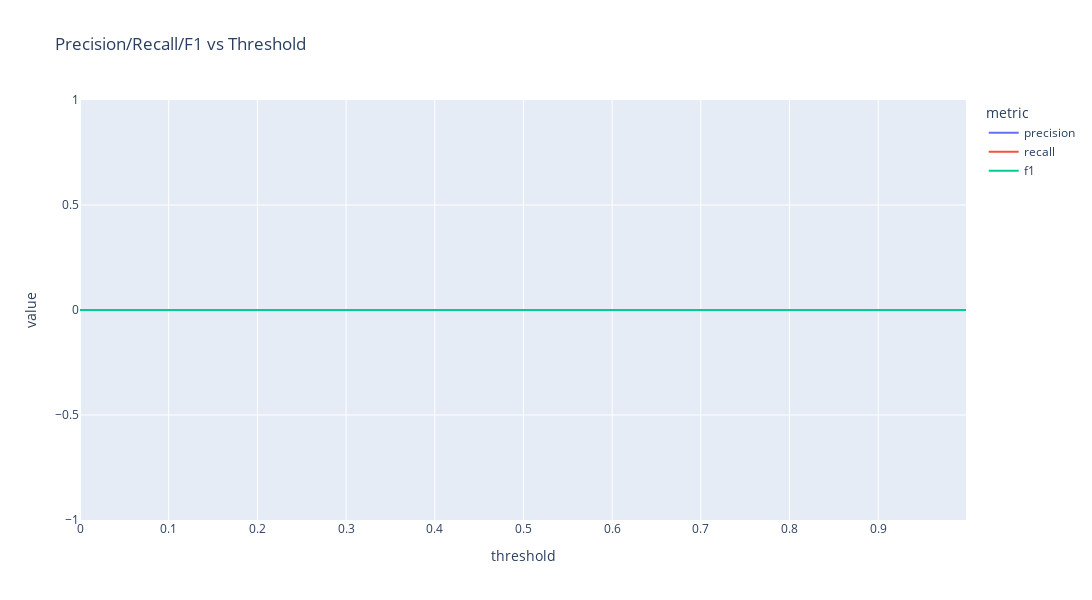

The cell this chart's notebook holds for it:
### Code cell
# Load a user-labelled CSV and run accuracy analysis (custom, no Splink table APIs)
# Expected columns in labels: unique_id_l, unique_id_r, match (1/0)

labels_csv_path = "labels_filled.csv"  # change if needed
if os.path.exists(labels_csv_path):
    labels_df = pd.read_csv(labels_csv_path)
    missing = {"unique_id_l", "unique_id_r", "match"} - set(labels_df.columns)
    if missing:
        raise ValueError(f"Labels file missing columns: {missing}")

    # Ensure dtypes
    labels_df["unique_id_l"] = labels_df["unique_id_l"].astype(str)
    labels_df["unique_id_r"] = labels_df["unique_id_r"].astype(str)
    labels_df["match"] = pd.to_numeric(labels_df["match"], errors="coerce").fillna(0).astype(int)

    # Ensure predictions in memory
    if 'df_preds' not in globals() or df_preds is None or df_preds.empty:
        if os.path.exists("splink_predictions.csv"):
            df_preds = pd.read_csv("splink_predictions.csv")
        else:
            raise FileNotFoundError("splink_predictions.csv not found. Run predictions first.")

    # Merge labels with predictions on pair ids
    preds_pairs = df_preds[["unique_id_l", "unique_id_r", "match_probability"]].copy()
    preds_pairs["unique_id_l"] = preds_pairs["unique_id_l"].astype(str)
    preds_pairs["unique_id_r"] = preds_pairs["unique_id_r"].astype(str)

    data = labels_df.merge(preds_pairs, on=["unique_id_l", "unique_id_r"], how="left")
    data["match_probability"] = data["match_probability"].fillna(0.0)

    # Compute precision/recall/F1 across thresholds
    thresholds = np.linspace(0.0, 0.999, 50)
    rows = []
    for t in thresholds:
        pred = (data["match_probability"] >= t).astype(int)
        tp = int(((pred == 1) & (data["match"] == 1)).sum())
        fp = int(((pred == 1) & (data["match"] == 0)).sum())
        fn = int(((pred == 0) & (data["match"] == 1)).sum())
        precision = tp / (tp + fp) if (tp + fp) > 0 else 0.0
        recall = tp / (tp + fn) if (tp + fn) > 0 else 0.0
        f1 = (2 * precision * recall / (precision + recall)) if (precision + recall) > 0 else 0.0
        rows.append({"threshold": t, "tp": tp, "fp": fp, "fn": fn, "precision": precision, "recall": recall, "f1": f1})

    acc_df = pd.DataFrame(rows)
    best = acc_df.sort_values("f1", ascending=False).head(1)
    print("Best threshold by F1:")
    display(best)

    # Melt for chart
    chart_df = acc_df.melt(id_vars=["threshold"], value_vars=["precision", "recall", "f1"], var_name="metric", value_name="value")
    fig = px.line(chart_df, x="threshold", y="value", color="metric", title="Precision/Recall/F1 vs Threshold")
    try:
        fig.update_layout(width=1200, height=600)
    except Exception:
        pass
    display(fig)
else:
    print("No labels file found. Fill 'labels_template.csv' and save as 'labels_filled.csv' to run accuracy analysis.")

### Figure 1 — Plotly figure (JSON) as saved in the notebook; plotly's stock layout.template omitted (floating-point values rounded to 4 significant figures)
{"data": [{"hovertemplate": "metric=precision<br>threshold=%{x}<br>value=%{y}<extra></extra>", "legendgroup": "precision", "line": {"color": "#636efa", "dash": "solid"}, "marker": {"symbol": "circle"}, "mode": "lines", "name": "precision", "orientation": "v", "showlegend": true, "type": "scatter", "x": [0.0, 0.02039, 0.04078, 0.06116, 0.08155, 0.1019, 0.1223, 0.1427, 0.1631, 0.1835, 0.2039, 0.2243, 0.2447, 0.265, 0.2854, 0.3058, 0.3262, 0.3466, 0.367, 0.3874, 0.4078, 0.4281, 0.4485, 0.4689, 0.4893, 0.5097, 0.5301, 0.5505, 0.5709, 0.5912, 0.6116, 0.632, 0.6524, 0.6728, 0.6932, 0.7136, 0.734, 0.7543, 0.7747, 0.7951, 0.8155, 0.8359, 0.8563, 0.8767, 0.8971, 0.9174, 0.9378, 0.9582, 0.9786, 0.999], "xaxis": "x", "y": [0.0, 0.0, 0.0, 0.0, 0.0, 0.0, 0.0, 0.0, 0.0, 0.0, 0.0, 0.0, 0.0, 0.0, 0.0, 0.0, 0.0, 0.0, 0.0, 0.0, 0.0, 0.0, 0.0, 0.0, 0.0, 0.0, 0.0, 0.0, 0.0, 0.0, 0.0, 0.0, 0.0, 0.0, 0.0, 0.0, 0.0, 0.0, 0.0, 0.0, 0.0, 0.0, 0.0, 0.0, 0.0, 0.0, 0.0, 0.0, 0.0, 0.0], "yaxis": "y"}, {"hovertemplate": "metric=recall<br>threshold=%{x}<br>value=%{y}<extra></extra>", "legendgroup": "recall", "line": {"color": "#EF553B", "dash": "solid"}, "marker": {"symbol": "circle"}, "mode": "lines", "name": "recall", "orientation": "v", "showlegend": true, "type": "scatter", "x": [0.0, 0.02039, 0.04078, 0.06116, 0.08155, 0.1019, 0.1223, 0.1427, 0.1631, 0.1835, 0.2039, 0.2243, 0.2447, 0.265, 0.2854, 0.3058, 0.3262, 0.3466, 0.367, 0.3874, 0.4078, 0.4281, 0.4485, 0.4689, 0.4893, 0.5097, 0.5301, 0.5505, 0.5709, 0.5912, 0.6116, 0.632, 0.6524, 0.6728, 0.6932, 0.7136, 0.734, 0.7543, 0.7747, 0.7951, 0.8155, 0.8359, 0.8563, 0.8767, 0.8971, 0.9174, 0.9378, 0.9582, 0.9786, 0.999], "xaxis": "x", "y": [0.0, 0.0, 0.0, 0.0, 0.0, 0.0, 0.0, 0.0, 0.0, 0.0, 0.0, 0.0, 0.0, 0.0, 0.0, 0.0, 0.0, 0.0, 0.0, 0.0, 0.0, 0.0, 0.0, 0.0, 0.0, 0.0, 0.0, 0.0, 0.0, 0.0, 0.0, 0.0, 0.0, 0.0, 0.0, 0.0, 0.0, 0.0, 0.0, 0.0, 0.0, 0.0, 0.0, 0.0, 0.0, 0.0, 0.0, 0.0, 0.0, 0.0], "yaxis": "y"}, {"hovertemplate": "metric=f1<br>threshold=%{x}<br>value=%{y}<extra></extra>", "legendgroup": "f1", "line": {"color": "#00cc96", "dash": "solid"}, "marker": {"symbol": "circle"}, "mode": "lines", "name": "f1", "orientation": "v", "showlegend": true, "type": "scatter", "x": [0.0, 0.02039, 0.04078, 0.06116, 0.08155, 0.1019, 0.1223, 0.1427, 0.1631, 0.1835, 0.2039, 0.2243, 0.2447, 0.265, 0.2854, 0.3058, 0.3262, 0.3466, 0.367, 0.3874, 0.4078, 0.4281, 0.4485, 0.4689, 0.4893, 0.5097, 0.5301, 0.5505, 0.5709, 0.5912, 0.6116, 0.632, 0.6524, 0.6728, 0.6932, 0.7136, 0.734, 0.7543, 0.7747, 0.7951, 0.8155, 0.8359, 0.8563, 0.8767, 0.8971, 0.9174, 0.9378, 0.9582, 0.9786, 0.999], "xaxis": "x", "y": [0.0, 0.0, 0.0, 0.0, 0.0, 0.0, 0.0, 0.0, 0.0, 0.0, 0.0, 0.0, 0.0, 0.0, 0.0, 0.0, 0.0, 0.0, 0.0, 0.0, 0.0, 0.0, 0.0, 0.0, 0.0, 0.0, 0.0, 0.0, 0.0, 0.0, 0.0, 0.0, 0.0, 0.0, 0.0, 0.0, 0.0, 0.0, 0.0, 0.0, 0.0, 0.0, 0.0, 0.0, 0.0, 0.0, 0.0, 0.0, 0.0, 0.0], "yaxis": "y"}], "layout": {"height": 600, "legend": {"title": {"text": "metric"}, "tracegroupgap": 0}, "title": {"text": "Precision/Recall/F1 vs Threshold"}, "width": 1200, "xaxis": {"anchor": "y", "domain": [0, 1], "title": {"text": "threshold"}}, "yaxis": {"anchor": "x", "domain": [0, 1], "title": {"text": "value"}}}}
